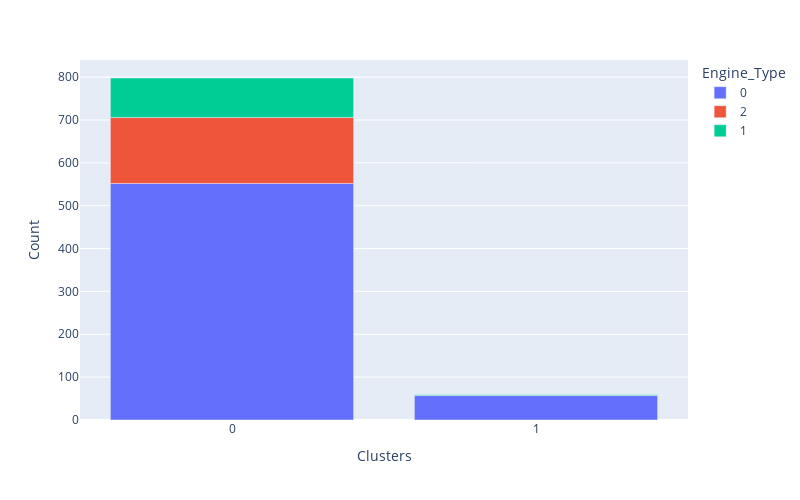
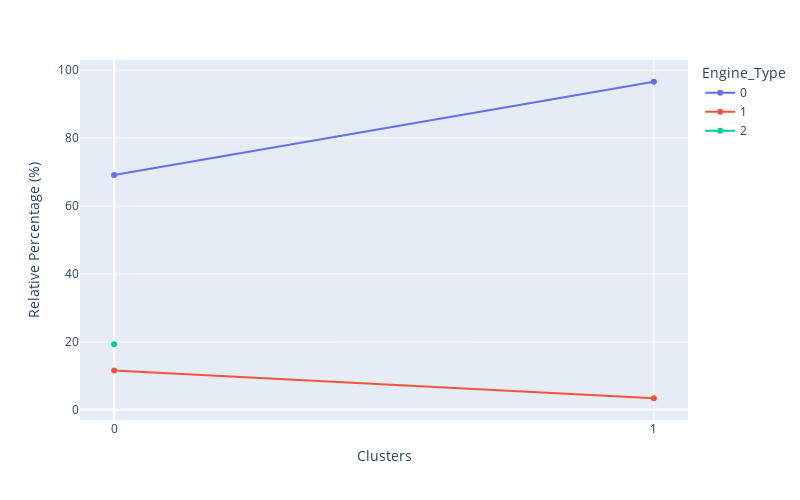

The cell these charts' notebook holds for them, in order:
### Code cell
df_cluster_vs_engine_type=  df_engine_type.copy()
df_cluster_vs_engine_type['Clusters'] = X['Clusters']
cluster_distribution_per_variable(df=df_cluster_vs_engine_type, target='Engine_Type')

### Figure 1 — Plotly figure (JSON) as saved in the notebook; plotly's stock layout.template omitted (floating-point values rounded to 4 significant figures)
{"data": [{"alignmentgroup": "True", "hovertemplate": "Engine_Type=0<br>Clusters=%{x}<br>Count=%{y}<extra></extra>", "legendgroup": "0", "marker": {"color": "#636efa"}, "name": "0", "offsetgroup": "0", "orientation": "v", "showlegend": true, "textposition": "auto", "type": "bar", "x": [0, 1], "xaxis": "x", "y": [552, 57], "yaxis": "y"}, {"alignmentgroup": "True", "hovertemplate": "Engine_Type=2<br>Clusters=%{x}<br>Count=%{y}<extra></extra>", "legendgroup": "2", "marker": {"color": "#EF553B"}, "name": "2", "offsetgroup": "2", "orientation": "v", "showlegend": true, "textposition": "auto", "type": "bar", "x": [0], "xaxis": "x", "y": [154], "yaxis": "y"}, {"alignmentgroup": "True", "hovertemplate": "Engine_Type=1<br>Clusters=%{x}<br>Count=%{y}<extra></extra>", "legendgroup": "1", "marker": {"color": "#00cc96"}, "name": "1", "offsetgroup": "1", "orientation": "v", "showlegend": true, "textposition": "auto", "type": "bar", "x": [0, 1], "xaxis": "x", "y": [92, 2], "yaxis": "y"}], "layout": {"barmode": "relative", "height": 500, "legend": {"title": {"text": "Engine_Type"}, "tracegroupgap": 0}, "margin": {"t": 60}, "width": 800, "xaxis": {"anchor": "y", "domain": [0, 1], "tickmode": "array", "tickvals": [0, 1], "title": {"text": "Clusters"}}, "yaxis": {"anchor": "x", "domain": [0, 1], "title": {"text": "Count"}}}}

### Figure 2 — Plotly figure (JSON) as saved in the notebook; plotly's stock layout.template omitted (floating-point values rounded to 4 significant figures)
{"data": [{"hovertemplate": "Engine_Type=0<br>Clusters=%{x}<br>Relative Percentage (%)=%{y}<extra></extra>", "legendgroup": "0", "line": {"color": "#636efa", "dash": "solid"}, "mode": "markers+lines", "name": "0", "orientation": "v", "showlegend": true, "type": "scatter", "x": [0, 1], "xaxis": "x", "y": [69.17, 96.61], "yaxis": "y"}, {"hovertemplate": "Engine_Type=1<br>Clusters=%{x}<br>Relative Percentage (%)=%{y}<extra></extra>", "legendgroup": "1", "line": {"color": "#EF553B", "dash": "solid"}, "mode": "markers+lines", "name": "1", "orientation": "v", "showlegend": true, "type": "scatter", "x": [0, 1], "xaxis": "x", "y": [11.53, 3.39], "yaxis": "y"}, {"hovertemplate": "Engine_Type=2<br>Clusters=%{x}<br>Relative Percentage (%)=%{y}<extra></extra>", "legendgroup": "2", "line": {"color": "#00cc96", "dash": "solid"}, "mode": "markers+lines", "name": "2", "orientation": "v", "showlegend": true, "type": "scatter", "x": [0], "xaxis": "x", "y": [19.3], "yaxis": "y"}], "layout": {"height": 500, "legend": {"title": {"text": "Engine_Type"}, "tracegroupgap": 0}, "margin": {"t": 60}, "width": 800, "xaxis": {"anchor": "y", "domain": [0, 1], "tickmode": "array", "tickvals": [0, 1], "title": {"text": "Clusters"}}, "yaxis": {"anchor": "x", "domain": [0, 1], "title": {"text": "Relative Percentage (%)"}}}}
